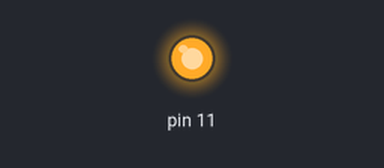
Bench run of a sketch on a simulated Arduino Uno, built with avr-gcc and run on an emulated ATmega328P. Parts: output pins drawn as LEDs (lit = HIGH).

Above: at 0.15 s.
At 4.5 s:
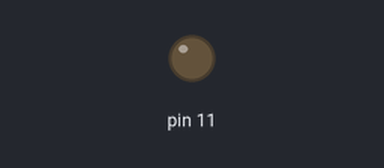
Timing chart, 0 to 5.8 s (numbered marks = the images above):
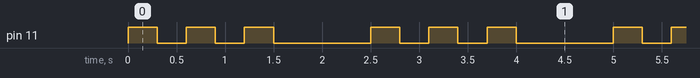

Measured:
- by itself, pin 11: repeats every 2.5 s: 2 × (LOW 0.30 s, HIGH 0.30 s), LOW 1.0 s, HIGH 0.30 s
- by itself, everything shown: repeats every 2.5 s, in 6 steps

The sketch:

morse_code_for_the_letter_s_by_blinking_led1.ino
```cpp
void setup(){

  pinMode(11,OUTPUT);

}

void loop(){

  MorseCodeS();
}

void MorseCodeS(){

 digitalWrite(11,HIGH);
 delay(300);
 digitalWrite(11,LOW);
 delay(300);

  digitalWrite(11,HIGH);
 delay(300);
 digitalWrite(11,LOW);
 delay(300);

  digitalWrite(11,HIGH);
 delay(300);
 digitalWrite(11,LOW);
 delay(1000);


}
```
